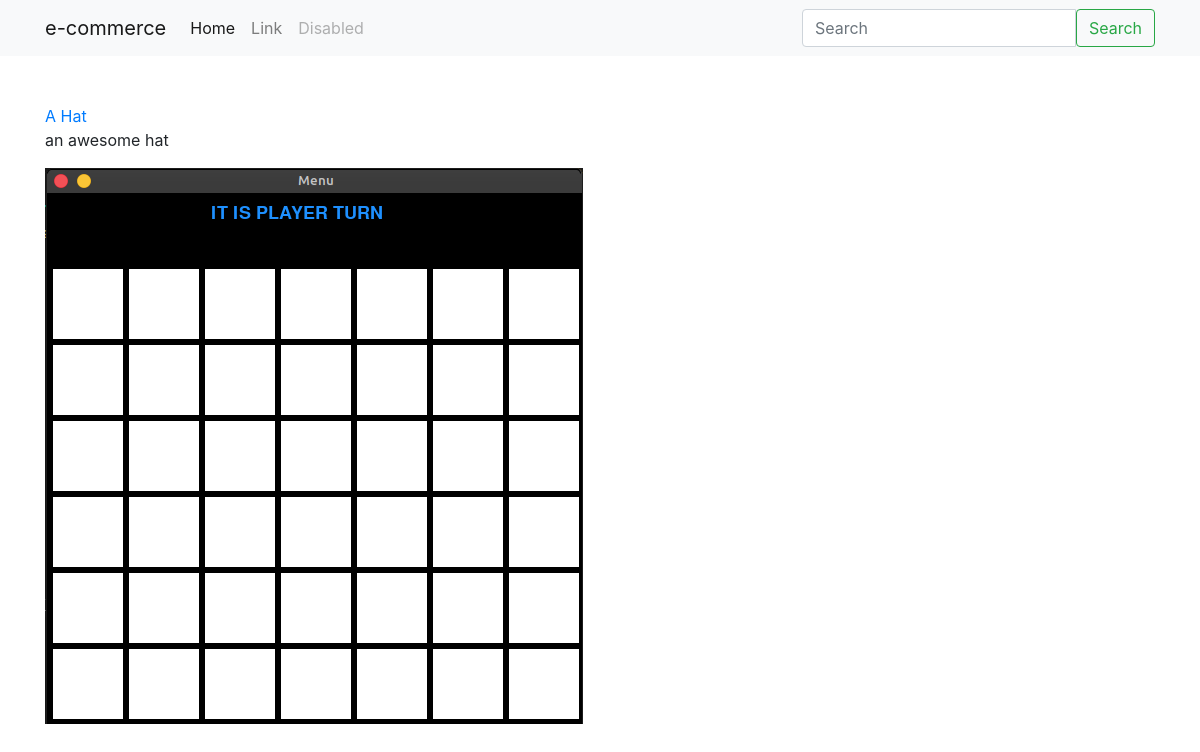
The page /products/featured-products/ on the database its author committed.
### products/models.py (models this page shows, shortened)
class Product(models.Model):
    title = models.CharField(max_length=250, null=True,
                             blank=True, unique=True)
    slug = models.SlugField(blank=True, null=True, unique=True, editable=False)
    description = models.TextField(null=True, blank=True)
    price = models.DecimalField(
        default=0, decimal_places=2, max_digits=20, null=True)
    image = models.ImageField(
        upload_to=upload_image_path, null=True, blank=True)
    featured = models.BooleanField(default=False)
    is_active = models.BooleanField(default=True)
    created_at = models.DateTimeField(auto_now_add=True)
    id = models.UUIDField(default=uuid.uuid4, unique=True,
                          primary_key=True, editable=False)
    objects = ProductManager()

### products/views.py (the view)
# urls.py: path('featured-products/', views.product_featured_view, name='featured-products'),
def product_featured_view(request):
    querySet = Product.objects.get_featured()
    context = {
        'querySet': querySet
    }
    return render(request, 'products/featured.html', context)

### products/models.py (called while the page is built)
    def get_queryset(self):
        return ProductQuerySet(self.model, using=self._db)

    def get_featured(self):
        qs = self.get_queryset().filter(featured=True)
        if qs.count() > 0:
            return qs
        return None

### products/templates/products/featured.html
{% extends 'layouts/base.html' %}
{% block content %}
    {% for product in querySet %}
        <a href="{% url 'product' product.id %}">{{ product.title }}</a>
        <p>{{ product.description }}</p>
        <img src="{{ product.image.url }}" alt="" srcset="">
    {% endfor %}
{% endblock %}

### rows shown on the page
Product: title "A Hat", description "an awesome hat", image (picture)
